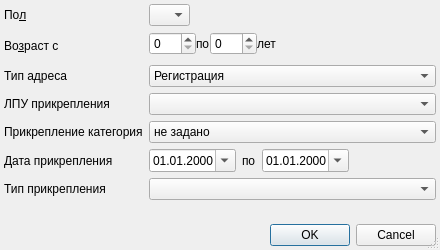
<?xml version="1.0" encoding="UTF-8"?>
<ui version="4.0">
 <class>ReportNumberResidentsAddressSetup</class>
 <widget class="QDialog" name="ReportNumberResidentsAddressSetup">
  <property name="windowModality">
   <enum>Qt::ApplicationModal</enum>
  </property>
  <property name="geometry">
   <rect>
    <x>0</x>
    <y>0</y>
    <width>440</width>
    <height>250</height>
   </rect>
  </property>
  <property name="windowTitle">
   <string>параметры отчёта</string>
  </property>
  <property name="sizeGripEnabled">
   <bool>true</bool>
  </property>
  <layout class="QGridLayout" name="gridLayout">
   <property name="margin">
    <number>4</number>
   </property>
   <item row="1" column="1" colspan="3">
    <widget class="QFrame" name="frmAge">
     <property name="frameShape">
      <enum>QFrame::NoFrame</enum>
     </property>
     <property name="frameShadow">
      <enum>QFrame::Raised</enum>
     </property>
     <layout class="QHBoxLayout">
      <property name="spacing">
       <number>0</number>
      </property>
      <property name="leftMargin">
       <number>0</number>
      </property>
      <property name="topMargin">
       <number>0</number>
      </property>
      <property name="rightMargin">
       <number>0</number>
      </property>
      <property name="bottomMargin">
       <number>4</number>
      </property>
      <item>
       <widget class="QSpinBox" name="edtAgeFrom">
        <property name="sizePolicy">
         <sizepolicy hsizetype="Preferred" vsizetype="Fixed">
          <horstretch>0</horstretch>
          <verstretch>0</verstretch>
         </sizepolicy>
        </property>
        <property name="maximum">
         <number>150</number>
        </property>
       </widget>
      </item>
      <item>
       <widget class="QLabel" name="lblAgeTo">
        <property name="text">
         <string>по</string>
        </property>
        <property name="buddy">
         <cstring>edtAgeTo</cstring>
        </property>
       </widget>
      </item>
      <item>
       <widget class="QSpinBox" name="edtAgeTo">
        <property name="sizePolicy">
         <sizepolicy hsizetype="Preferred" vsizetype="Fixed">
          <horstretch>0</horstretch>
          <verstretch>0</verstretch>
         </sizepolicy>
        </property>
        <property name="maximum">
         <number>150</number>
        </property>
       </widget>
      </item>
      <item>
       <widget class="QLabel" name="lblAgeYears">
        <property name="text">
         <string>лет</string>
        </property>
        <property name="buddy">
         <cstring>edtAgeTo</cstring>
        </property>
       </widget>
      </item>
      <item>
       <spacer>
        <property name="orientation">
         <enum>Qt::Horizontal</enum>
        </property>
        <property name="sizeHint" stdset="0">
         <size>
          <width>21</width>
          <height>20</height>
         </size>
        </property>
       </spacer>
      </item>
     </layout>
    </widget>
   </item>
   <item row="6" column="1" colspan="3">
    <widget class="CRBComboBox" name="cmbAttachType"/>
   </item>
   <item row="5" column="0">
    <widget class="QLabel" name="label">
     <property name="text">
      <string>Дата прикрепления</string>
     </property>
    </widget>
   </item>
   <item row="7" column="0">
    <spacer>
     <property name="orientation">
      <enum>Qt::Vertical</enum>
     </property>
     <property name="sizeHint" stdset="0">
      <size>
       <width>129</width>
       <height>20</height>
      </size>
     </property>
    </spacer>
   </item>
   <item row="3" column="0">
    <widget class="QLabel" name="lblArea">
     <property name="text">
      <string>ЛПУ прикрепления</string>
     </property>
     <property name="buddy">
      <cstring>cmbArea</cstring>
     </property>
    </widget>
   </item>
   <item row="0" column="0">
    <widget class="QLabel" name="lblSex">
     <property name="text">
      <string>По&amp;л</string>
     </property>
     <property name="buddy">
      <cstring>cmbSex</cstring>
     </property>
    </widget>
   </item>
   <item row="4" column="1" colspan="3">
    <widget class="QComboBox" name="cmbAttachCategory">
     <item>
      <property name="text">
       <string>не задано</string>
      </property>
     </item>
     <item>
      <property name="text">
       <string>-</string>
      </property>
     </item>
     <item>
      <property name="text">
       <string>Постоянное</string>
      </property>
     </item>
     <item>
      <property name="text">
       <string>Временное</string>
      </property>
     </item>
     <item>
      <property name="text">
       <string>Выбыл</string>
      </property>
     </item>
    </widget>
   </item>
   <item row="0" column="2" colspan="2">
    <spacer>
     <property name="orientation">
      <enum>Qt::Horizontal</enum>
     </property>
     <property name="sizeHint" stdset="0">
      <size>
       <width>141</width>
       <height>20</height>
      </size>
     </property>
    </spacer>
   </item>
   <item row="4" column="0">
    <widget class="QLabel" name="lblAttachType">
     <property name="text">
      <string>Прикрепление категория</string>
     </property>
    </widget>
   </item>
   <item row="6" column="0">
    <widget class="QLabel" name="label_2">
     <property name="text">
      <string>Тип прикрепления</string>
     </property>
    </widget>
   </item>
   <item row="5" column="1" colspan="3">
    <layout class="QHBoxLayout" name="horizontalLayout">
     <property name="bottomMargin">
      <number>0</number>
     </property>
     <item>
      <widget class="CDateEdit" name="edtAttachBegDate">
       <property name="displayFormat">
        <string>dd.MM.yyyy</string>
       </property>
       <property name="calendarPopup">
        <bool>true</bool>
       </property>
      </widget>
     </item>
     <item>
      <widget class="QLabel" name="label_3">
       <property name="text">
        <string>по</string>
       </property>
      </widget>
     </item>
     <item>
      <widget class="CDateEdit" name="edtAttachEndDate">
       <property name="displayFormat">
        <string>dd.MM.yyyy</string>
       </property>
       <property name="calendarPopup">
        <bool>true</bool>
       </property>
      </widget>
     </item>
     <item>
      <spacer name="horizontalSpacer">
       <property name="orientation">
        <enum>Qt::Horizontal</enum>
       </property>
       <property name="sizeHint" stdset="0">
        <size>
         <width>40</width>
         <height>20</height>
        </size>
       </property>
      </spacer>
     </item>
    </layout>
   </item>
   <item row="3" column="1" colspan="3">
    <widget class="CPolyclinicComboBox" name="cmbArea"/>
   </item>
   <item row="0" column="1">
    <widget class="QComboBox" name="cmbSex">
     <item>
      <property name="text">
       <string/>
      </property>
     </item>
     <item>
      <property name="text">
       <string>М</string>
      </property>
     </item>
     <item>
      <property name="text">
       <string>Ж</string>
      </property>
     </item>
    </widget>
   </item>
   <item row="1" column="0">
    <widget class="QLabel" name="lblAge">
     <property name="text">
      <string>Во&amp;зраст с</string>
     </property>
     <property name="buddy">
      <cstring>edtAgeFrom</cstring>
     </property>
    </widget>
   </item>
   <item row="8" column="3">
    <widget class="QDialogButtonBox" name="buttonBox">
     <property name="orientation">
      <enum>Qt::Horizontal</enum>
     </property>
     <property name="standardButtons">
      <set>QDialogButtonBox::Cancel|QDialogButtonBox::Ok</set>
     </property>
    </widget>
   </item>
   <item row="2" column="0">
    <widget class="QLabel" name="lblAddressType">
     <property name="text">
      <string>Тип адреса</string>
     </property>
    </widget>
   </item>
   <item row="2" column="1" colspan="3">
    <widget class="QComboBox" name="cmbAddressType">
     <item>
      <property name="text">
       <string>Регистрация</string>
      </property>
     </item>
     <item>
      <property name="text">
       <string>Проживание</string>
      </property>
     </item>
    </widget>
   </item>
  </layout>
 </widget>
 <customwidgets>
  <customwidget>
   <class>CDateEdit</class>
   <extends>QDateEdit</extends>
   <header>library/DateEdit</header>
  </customwidget>
  <customwidget>
   <class>CPolyclinicComboBox</class>
   <extends>QComboBox</extends>
   <header>Orgs/OrgComboBox.h</header>
  </customwidget>
  <customwidget>
   <class>CRBComboBox</class>
   <extends>QComboBox</extends>
   <header>library/crbcombobox.h</header>
  </customwidget>
 </customwidgets>
 <tabstops>
  <tabstop>cmbSex</tabstop>
  <tabstop>edtAgeFrom</tabstop>
  <tabstop>edtAgeTo</tabstop>
  <tabstop>cmbArea</tabstop>
  <tabstop>cmbAttachCategory</tabstop>
  <tabstop>edtAttachBegDate</tabstop>
  <tabstop>edtAttachEndDate</tabstop>
  <tabstop>cmbAttachType</tabstop>
  <tabstop>buttonBox</tabstop>
 </tabstops>
 <resources/>
 <connections>
  <connection>
   <sender>buttonBox</sender>
   <signal>accepted()</signal>
   <receiver>ReportNumberResidentsAddressSetup</receiver>
   <slot>accept()</slot>
   <hints>
    <hint type="sourcelabel">
     <x>124</x>
     <y>456</y>
    </hint>
    <hint type="destinationlabel">
     <x>65</x>
     <y>418</y>
    </hint>
   </hints>
  </connection>
  <connection>
   <sender>buttonBox</sender>
   <signal>rejected()</signal>
   <receiver>ReportNumberResidentsAddressSetup</receiver>
   <slot>reject()</slot>
   <hints>
    <hint type="sourcelabel">
     <x>237</x>
     <y>456</y>
    </hint>
    <hint type="destinationlabel">
     <x>267</x>
     <y>420</y>
    </hint>
   </hints>
  </connection>
 </connections>
</ui>
